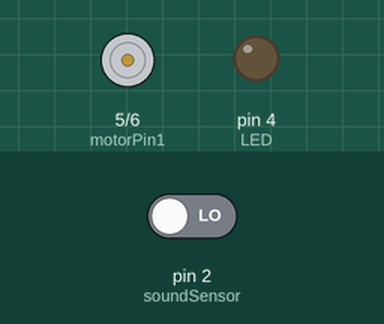
A sketch run on a simulated Arduino Uno, built with avr-gcc and run on an emulated ATmega328P. Parts: motor-driver pin pairs drawn as motors (green arrow = first pin HIGH = forward, orange = second pin HIGH = backward, longer = more drive), output pins drawn as LEDs (lit = HIGH). Inputs (shaded band) come from the test bench; at power-on: pin 2 (soundSensor) LOW.

Above: at 1.2 s.
1.3 s: pin 2 (soundSensor) driven HIGH
At 2.1 s:
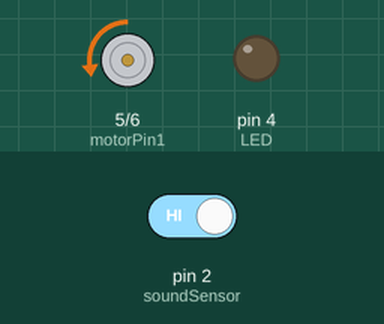
At 3.1 s:
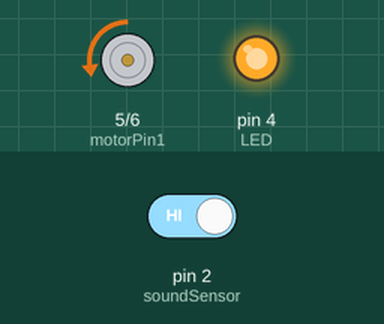
4.3 s: pin 2 (soundSensor) driven LOW
At 4.9 s:
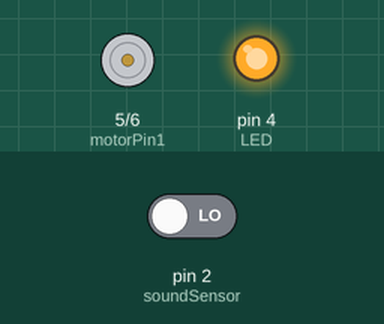
Timing chart, 0 to 7.3 s (numbered marks = the images above; inputs shaded):
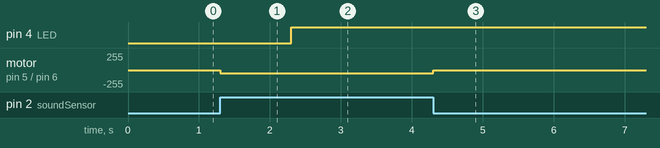

Measured:
- after the input at 1.3 s, pin 4 (LED): LOW → HIGH after 1.0 s; motor on pin 5 (motorPin1) / pin 6 (motorPin2): stopped → backward 50/255 at once
- after the input at 4.3 s, motor on pin 5 (motorPin1) / pin 6 (motorPin2): backward 50/255 → stopped at once

The sketch:

7th_ACOUSTIC.ino
```cpp
int soundSensor=2; //This is the input pin connected to digital output of sound sensor
int LED=4; //This pin is connected to led for indication and input to motor driver
int motorPin1 = 5; // One motor wire connected to digital pin 5
int motorPin2 = 6; // One motor wire connected to digital pin 6
void setup() {
pinMode(soundSensor,INPUT);
pinMode(LED,OUTPUT);
// initialize the digital pins as an output:
pinMode(motorPin1, OUTPUT);
pinMode(motorPin2, OUTPUT);
}
void loop()
{
 int SensorData=digitalRead(soundSensor);
 //Now to turn on
 if(SensorData==1) //If the sensor detected any sound
 {
rotateRight(50, 1000);
digitalWrite(LED, HIGH);
 }
}
void rotateRight(int speedOfRotate, int length)
{
 analogWrite(motorPin2, speedOfRotate); //rotates motor
 digitalWrite(motorPin1, LOW); // set the Pin motorPin1 LOW
 delay(length); //waits
 digitalWrite(motorPin2, LOW); // set the Pin motorPin2 LOW
 digitalWrite(LED, LOW);
}
//connection
//ard pin d2 to sensor digital out pin
//ard gnd to sensor gnd
// ard 5v to sensor vcc
// arduino d4 to led long leg
// ard d5 to one wire of dc motor
// ard d6 to another wire of dc
```
